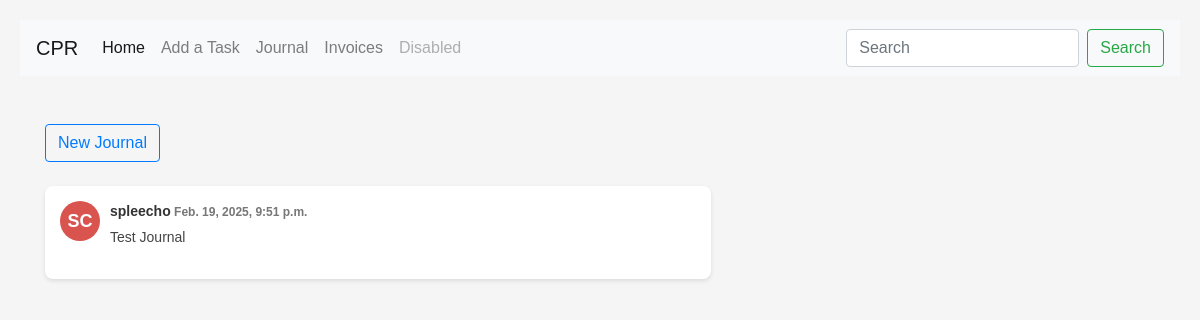
The page /journal on the database as committed earlier.
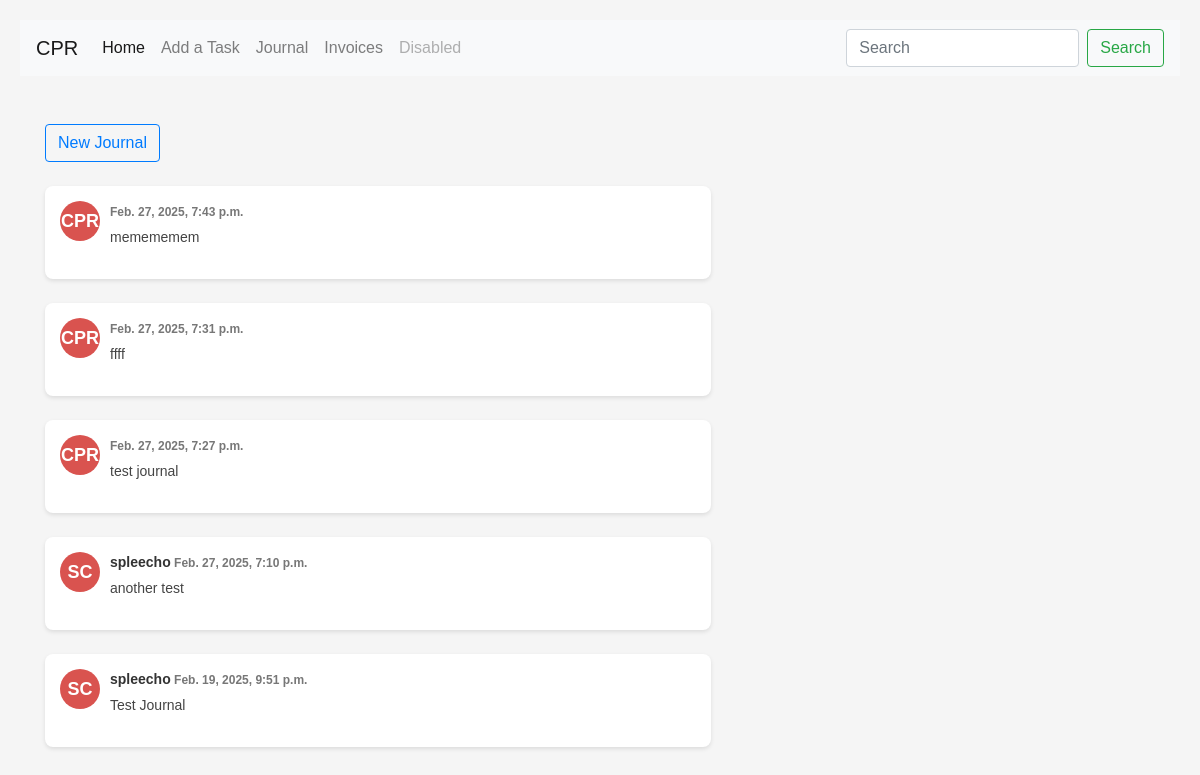
The same page on the database as committed later.
### task_app/models.py (models this page shows, shortened)
class Journal(models.Model):
	owner = models.ForeignKey(User, null=True, on_delete=models.SET_NULL)
	title = models.TextField(blank=True, null=True)
	notes = models.TextField(blank=False, null=False)
	date_created = models.DateTimeField(auto_now_add=True)

### task_app/views.py (the view)
# urls.py: path('journal', views.thread, name="journal"),
def thread(request):
	get_user = request.user
	all_threads = Journal.objects.order_by("-id")[:10]
	context = {
	"all_threads":all_threads,
	"get_user":get_user,
	}
	return render(request, 'thread.html', context)

### task_app/templates/thread.html (shortened to what this page needs)
{% extends "base.html" %}
{% block content %}
    <a href="{% url 'add_journal' %}" class="btn btn-outline-primary">New Journal</a></br></br>
    {% for thread in all_threads %}
	<div class="comment-box">
        {% if thread.owner.first_name %}
           <div class="profile-icon">{{ thread.owner.first_name| default:''|slice:":1" }}{{ thread.owner.last_name| default:''|slice:":1" }}</div>
        {% else %}
           <div class="profile-icon">CPR</div>
        {% endif %}
        <div class="comment-content">
            {% if thread.owner %}
                <div class="comment-header">{{thread.owner}}<span class="timestamp"> {{thread.date_created }}</span></div>
            {% else %}
                <div class="comment-header"><span class="timestamp"> {{thread.date_created }}</span></div>
            {% endif %}
            <div class="comment-text">
                <strong></strong><p> {{ thread.notes }}</p>
            </div>
        </div>
    </div></br>
    {% endfor %}
{% endblock %}

### task_app/templates/base.html (shortened to what this page needs)
<!doctype html>
<html lang="en">
  <head>
    <link rel="stylesheet" href="https://cdn.jsdelivr.net/npm/bootstrap@4.4.1/dist/css/bootstrap.min.css">
  </head>
  <body>
    {% include 'navbar.html' %}</br>
    <div class="container">
      {% block content %}
      {% endblock %}
    </div>
  </body>
</html>

### task_app/templates/navbar.html (shortened to what this page needs)
<nav class="navbar navbar-expand-lg navbar-light bg-light">
  <a class="navbar-brand" href="#">CPR</a>
  <div class="collapse navbar-collapse" id="navbarSupportedContent">
    <ul class="navbar-nav mr-auto">
      <li class="nav-item active">
        <a class="nav-link" href="{% url 'index' %}">Home <span class="sr-only">(current)</span></a>
      </li>
      <li class="nav-item">
        <a class="nav-link" href="{% url 'add_task' %}">Add a Task</a>
      </li>
      <li class="nav-item">
        <a class="nav-link" href="{% url 'journal' %}">Journal</a>
      </li>
      <li class="nav-item">
        <a class="nav-link" href="{% url 'invoices' %}">Invoices</a>
      </li>
      <li class="nav-item">
        <a class="nav-link disabled" href="#">Disabled</a>
      </li>
    </ul>
    <form class="form-inline my-2 my-lg-0">
      <input class="form-control mr-sm-2" type="search" placeholder="Search" aria-label="Search">
      <button class="btn btn-outline-success my-2 my-sm-0" type="submit">Search</button>
    </form>
  </div>
</nav>

### task_app/templates/thread.html (style rules this page uses)
body { font-family: Arial, sans-serif; background-color: #f5f5f5; padding: 20px; }
.comment-box { background: white; border-radius: 8px; padding: 15px; box-shadow: 0 2px 4px rgba(0, 0, 0, 0.1); display: flex; align-items: flex-start; width: 60%; }
.profile-icon { width: 40px; height: 40px; background-color: #d9534f; color: white; font-weight: bold; font-size: 18px; display: flex; justify-content: center; align-items: center; border-radius: 50%; margin-right: 10px; flex-shrink: 0; }
.comment-content { flex-grow: 1; }
.comment-header { font-size: 14px; font-weight: bold; color: #333; }
.timestamp { font-size: 12px; color: #777; }
.comment-text { font-size: 14px; color: #444; margin-top: 5px; }

Rows that differ between the two databases and show on the page:
added Journal: shows "CPR", date_created "Feb. 27, 2025, 7:43 p.m.", notes "memememem"
added Journal: shows "CPR", date_created "Feb. 27, 2025, 7:31 p.m.", notes "ffff"
added Journal: shows "CPR", date_created "Feb. 27, 2025, 7:27 p.m.", notes "test journal"
added Journal: owner.first_name "S", owner.last_name "C", owner "spleecho", date_created "Feb. 27, 2025, 7:10 p.m.", notes "another test"
